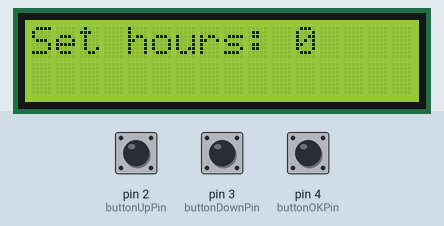
Bench run of a sketch on a simulated Arduino Uno, built with avr-gcc and run on an emulated ATmega328P. Shown: 16×2 character LCD. The inputs (shaded band) are chosen by the test bench; at power-on: pin 4 (buttonOKPin) HIGH, pin 2 (buttonUpPin) HIGH, pin 3 (buttonDownPin) HIGH.

Above: at 3.2 s.
3.3 s: pin 4 (buttonOKPin) pulled LOW for 3.2 s
At 4.5 s:
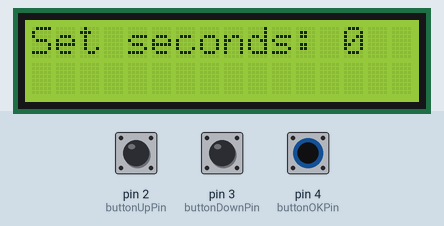
At 6.6 s:
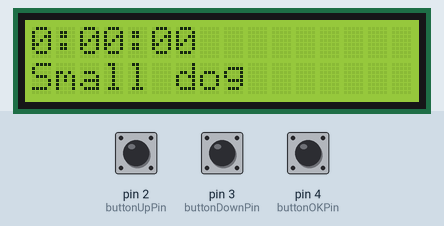
8.8 s: pin 4 (buttonOKPin) pulled LOW for 0.65 s
At 11.0 s:
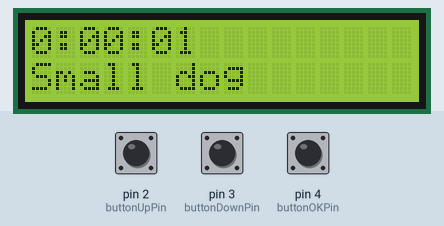
Timing chart, 0 to 12.5 s (numbered marks = the images above; inputs shaded):
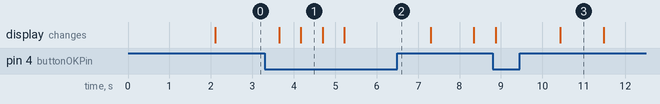

Measured:
- after the input at 3.3 s, the display: first changes after 0.35 s (image 1 shows a later state)
- what the display in image 1 shows lasts 0.5 s, from 4.2 s to 4.7 s

The sketch:

lcdSetup.ino
```cpp
#include <Wire.h>
#include <TimeLib.h>
#include <LiquidCrystal_I2C.h>

LiquidCrystal_I2C lcd(0x27, 16, 2);

const int buttonUpPin = 2;
const int buttonDownPin = 3;
const int buttonOKPin = 4;

int setParametersState = 0; // 0: Hours, 1: Minutes, 2: Seconds, 3: Dog Size, 4: Done
int enteredHours = 0;
int enteredMinutes = 0;
int enteredSeconds = 0;
int selectedDogSize = 0; // 0: Small Dog, 1: Medium Dog, 2: Big Dog

void setup() {
  Serial.begin(115200);

  lcd.begin();

  lcd.print("Automatic Dog");
  lcd.setCursor(0, 1);
  lcd.print("   Feeder");
  delay(2000);
  lcd.clear();

  lcd.print("Enter time");

  pinMode(buttonUpPin, INPUT_PULLUP);
  pinMode(buttonDownPin, INPUT_PULLUP);
  pinMode(buttonOKPin, INPUT_PULLUP);
}

void loop() {
  handleButtons();

  printOnLCD();

  delay(500);

  if (setParametersState == 4) {
    updateTime();
  }
}

void handleButtons() {
  if (digitalRead(buttonUpPin) == LOW) {
    switch (setParametersState) {
      case 0:
      if (enteredHours < 23) enteredHours++;
      else enteredHours = 0;
      break;
    case 1:
      if (enteredMinutes < 59) enteredMinutes++;
      else enteredMinutes = 0;
      break;
    case 2:
      if (enteredSeconds < 59) enteredSeconds++;
      else enteredSeconds = 0;
      break;
    case 3:
      if (selectedDogSize < 2) selectedDogSize++;
      else selectedDogSize = 0;
      break;
    }
  }

  if (digitalRead(buttonDownPin) == LOW) {
    switch (setParametersState) {
      case 0:
      if (enteredHours > 0) enteredHours--;
      else enteredHours = 23;
      break;
    case 1:
      if (enteredMinutes > 0) enteredMinutes--;
      else enteredMinutes = 59;
      break;
    case 2:
      if (enteredSeconds > 0) enteredSeconds--;
      else enteredSeconds = 59;
      break;
    case 3:
      if (selectedDogSize > 0) selectedDogSize--;
      else selectedDogSize = 2;
      break;
    }
  }

  if (digitalRead(buttonOKPin) == LOW) {
    updateState();
  }
}

void updateState() {
  setParametersState++;

  if (setParametersState > 3) {
    setParametersState = 4;  // Set to 4 to indicate that time setting and dog size selection are done
    setTime(enteredHours, enteredMinutes, enteredSeconds, 1, 1, 2024);
  }
}

void printOnLCD() {
  lcd.clear();

  if (setParametersState <= 2) {
    lcd.print("Set ");
    if (setParametersState == 0) {
      lcd.print("hours: ");
      lcd.print(enteredHours);
    } else if (setParametersState == 1) {
      lcd.print("minutes: ");
      lcd.print(enteredMinutes);
    } else if (setParametersState == 2) {
      lcd.print("seconds: ");
      lcd.print(enteredSeconds);
    }

  } else if (setParametersState == 3) {
    lcd.print("Select dog size:");
    lcd.setCursor(0, 1);
    switch (selectedDogSize) {
      case 0:
        lcd.print("Small (1-5kg)");
        break;
      case 1:
        lcd.print("Medium (5-15kg)");
        break;
      case 2:
        lcd.print("Big (15-30kg)");
        break;
    }

  } else {
    lcd.print(hour());
    printDigits(minute());
    printDigits(second());
    lcd.setCursor(0, 1);
    switch (selectedDogSize) {
      case 0:
        lcd.print("Small dog");
        break;
      case 1:
        lcd.print("Medium dog");
        break;
      case 2:
        lcd.print("Big dog");
        break;
    }
  }
}

void printDigits(int digits) {
  lcd.print(":");
  if (digits < 10)
    lcd.print('0');
  lcd.print(digits);
}

void updateTime() {
  adjustTime(0.5);
}
```
